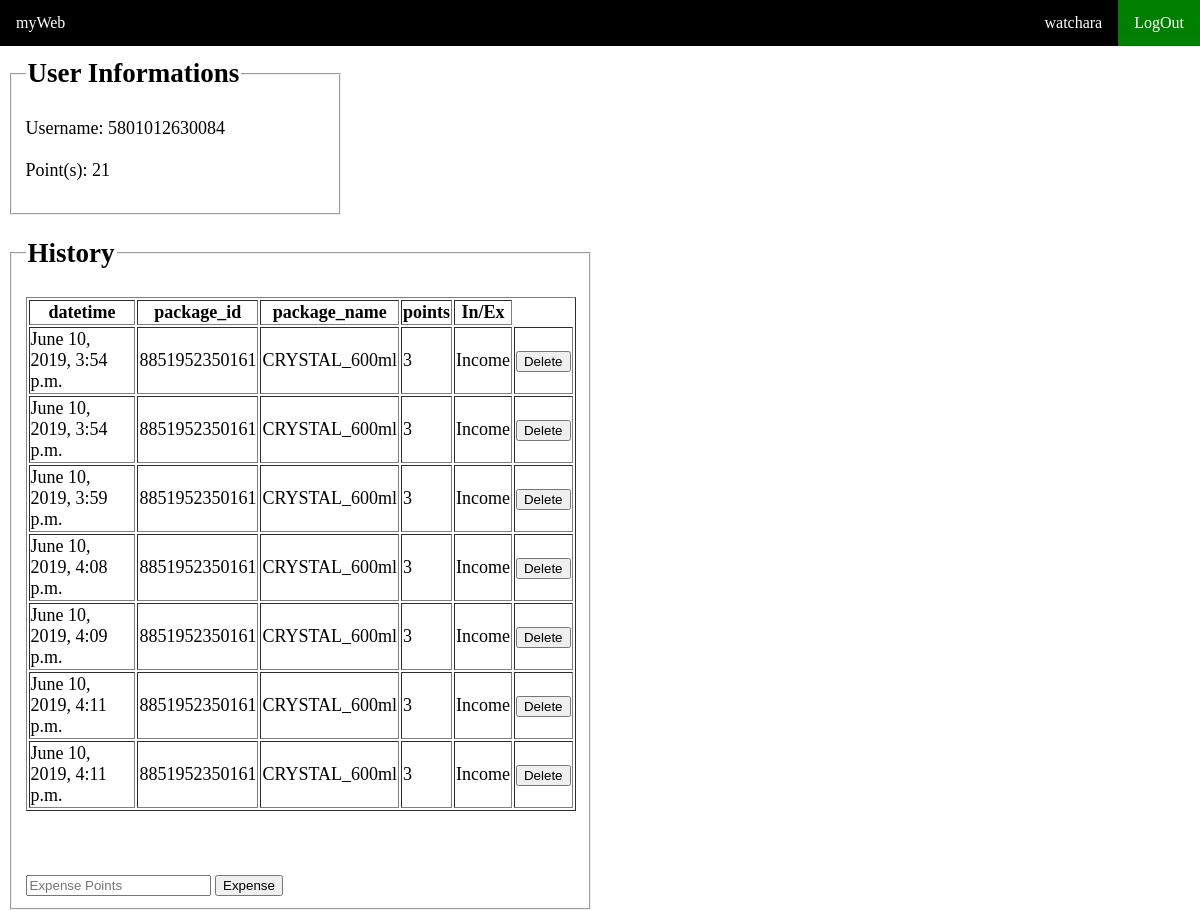
/userPage/id=4 (signed in), run on the app's committed database.
### api/models.py (models this page shows)
class UserLog(models.Model):
    user = models.ForeignKey(User,on_delete=models.CASCADE)
    datetime = models.DateTimeField(default=timezone.now())
    InEx = models.TextField(default="Income")
    points = models.IntegerField(default="0")
    package_id = models.TextField(default="-")

class Package(models.Model):
    package_id = models.TextField(primary_key=True)
    name = models.TextField(unique=True,default="")
    type = models.TextField()
    points = models.IntegerField()
    material = models.TextField(default="Plastic")    # Plastic , Aluminium, Metal

### myWebApps/views.py (the view, shortened to what this page needs)
# urls.py: path('userPage/id=<int:user_id>',views.userPage,name='userPage'),
def userPage(request,user_id):
    if request.user.is_authenticated:
        if request.user.is_superuser:
            user = User.objects.get(id=user_id)
            thisUser = UserPoints.objects.get(user=user_id)
            userlog = UserLog.objects.filter(user=user_id)
            points = thisUser.points
            log = []
            for data in userlog:
                if(data.package_id!="-"):
                    thisPackage = Package.objects.get(package_id=data.package_id)
                    temp_data = {"id":data.id,
                                "datetime":data.datetime,
                                "package_id":data.package_id,
                                "name":thisPackage.name,
                                "points":thisPackage.points,
                                "InEx":data.InEx}
                    log.append(temp_data)
            return render(request,'userPage.html',{'points':points,'username':user.username, 'log':log,'user_id':user_id})
        else:
            return HttpResponseRedirect(reverse('myWeb:home'))
    else:
        return HttpResponseRedirect(reverse('myWeb:login'))

### myWebApps/templates/userPage.html (shortened to what this page needs)
<!DOCTYPE html>
<html lang="en" dir="ltr">
<head>
	<link rel="stylesheet" href="https://cdnjs.cloudflare.com/ajax/libs/font-awesome/4.7.0/css/font-awesome.min.css">
</head>
	<body>
	<ul>
		<li><a>myWeb</a></li>
        <li style="float:right"><a class="rightmenu" href="{% url 'myWeb:logout' %}">LogOut</a></li>
        <li style="float:right"><a href="{% url 'myWeb:home' %}">{{ user.get_username }}</a></li>
	</ul>
		<fieldset class="small">
		 <legend><h2>User Informations</h2></legend>
			Username: {{username}}<br><br>
			Point(s): {{points}} <br><br>
		</fieldset>
		<fieldset>
		<legend><h2>History</h2></legend>
				{% if log %}
					<table border="1">
					<tr>
						<th>datetime</th>
						<th>package_id</th>
						<th>package_name</th>
						<th>points</th>
						<th>In/Ex</th>
					</tr>
							{% for userLog in log %}
							<tr>
								<form action="{% url 'myWeb:delete_log' userLog.id %}" method="post">
								<td>{{userLog.datetime}}</td>
								<td>{{userLog.package_id}}</td>
								<td>{{userLog.name}}</td>
								<td>{{userLog.points}}</td>
								<td>{{userLog.InEx}}</td>
								<td><input type="submit" name="delete" value="Delete"></td>
								</form>
							</tr>
							{% endfor%}
					</table></br></br></br>
					<form action="{% url 'myWeb:expense' user_id %}" method="post">
					<input type="text" name="ex_points" placeholder="Expense Points">
					<input type="submit" value="Expense">
					</form>
				{% else %}
					There is No History of this Account.
				{% endif %}
		</fieldset>
	</body>
</html>

### myWebApps/templates/userPage.html (style rules this page uses)
body { margin:0; }
fieldset { display: block; margin-left: 10px; margin-right: 2px; padding-top: 0.35em; padding-bottom: 0.625em; padding-left: 0.75em; padding-right: 0.75em; border: 2px groove (internal value); width:550px; font-size:18px; }
.small { width:300px; }
.rightmenu { background-color: green; }
ul { list-style-type: none; margin: 0; padding: 0; overflow: hidden; background-color: black ; position: fixed; top: 0; width: 100%; }
li { float: left; }
li a { display: block; color: white; text-align: center; padding: 14px 16px; text-decoration: none; }

### data on the page
UserLog: datetime "June 10, 2019, 3:54 p.m.", package_id "8851952350161", InEx "Income"
Package: name "CRYSTAL_600ml" "CRYSTAL_600ml" "CRYSTAL_600ml" "CRYSTAL_600ml" "CRYSTAL_600ml" "CRYSTAL_600ml" "CRYSTAL_600ml"
UserLog: datetime "June 10, 2019, 3:54 p.m.", package_id "8851952350161", InEx "Income"
UserLog: datetime "June 10, 2019, 3:59 p.m.", package_id "8851952350161", InEx "Income"
UserLog: datetime "June 10, 2019, 4:08 p.m.", package_id "8851952350161", InEx "Income"
UserLog: datetime "June 10, 2019, 4:09 p.m.", package_id "8851952350161", InEx "Income"
UserLog: datetime "June 10, 2019, 4:11 p.m.", package_id "8851952350161", InEx "Income"
UserLog: datetime "June 10, 2019, 4:11 p.m.", package_id "8851952350161", InEx "Income"

### other printed values
{{ user.get_username }} "watchara"
{{ username }} "5801012630084"
{{ points }} "21"
{{ userLog.points }} "3" "3" "3" "3" "3" "3" "3"
